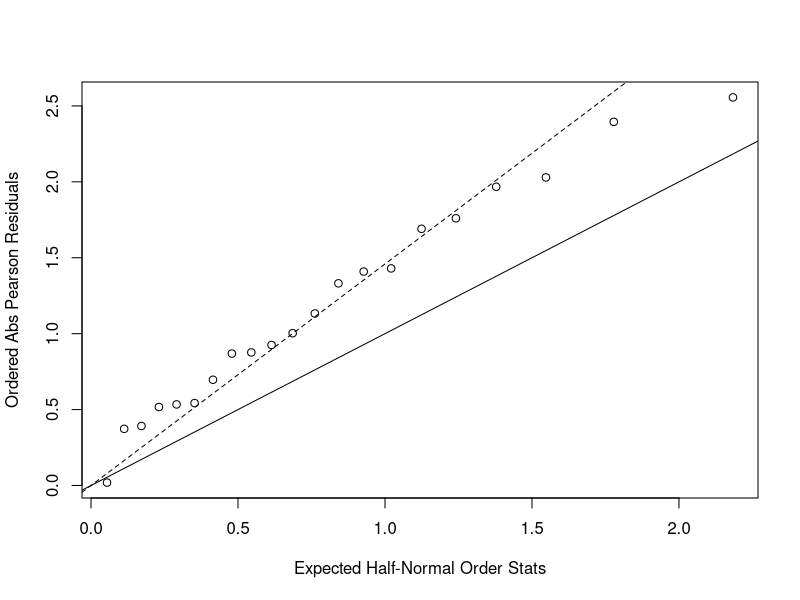

Reproduce this figure in R.
## ---- chunk 1

knitr::opts_chunk$set(echo = TRUE)

library(tidyverse)
library(viridis)
knitr::opts_chunk$set(
	echo = TRUE,
	warning = FALSE,
	fig.width = 8, 
  fig.height = 6,
  out.width = "90%"
)
options(
  ggplot2.continuous.colour = "viridis",
  ggplot2.continuous.fill = "viridis"
)
scale_colour_discrete = scale_colour_viridis_d
scale_fill_discrete = scale_fill_viridis_d
theme_set(theme_minimal() + theme(legend.position = "bottom"))
## ---- chunk 2
# help myself understand the data (retrospective data):

###############################################################################
#
#                       case(cancer+)         control(cancer-) 
#
# #exosed (alcohol80+)      96                        109             n1=205
# #unexposed (alc 80-)      104                       666             n0=770
#                           
#                           m1=200                    m0=775
#
#
################################################################################

cancer_data = tibble(
  age = rep(c(25, 35, 45, 55, 65, 75), 2),
  alcohol_consump = c(rep("0-79 g", 6), rep("80+ g", 6)),
  case = c(0, 5, 21, 34, 36, 8, 1, 4, 25, 42, 19, 5),
  control = c(106, 164, 138, 139, 88, 31, 9, 26, 29, 27, 18, 0)
)

cancer_data

m1_df = cancer_data %>% 
  group_by(alcohol_consump) %>%
  select(case) %>% 
  summarize(sum_case = sum(case))

m1 = sum(m1_df$sum_case)

m0_df = m1 = cancer_data %>% 
  group_by(alcohol_consump) %>%
  select(control) %>% 
  summarize(sum_cntrl = sum(control))

m0 = sum(m0_df$sum_cntrl)

# using table to calculate n1 and n0
n1 = 205
n0 = 770
# now I know what my table looks like!

# 
response = cbind(cancer_data$case, cancer_data$control)
response
## ---- chunk 3
# fitting a prospective model
logit_prosp = glm(response ~ cancer_data$alcohol_consump + cancer_data$age, family=binomial(link='logit'))
summary(logit_prosp)
## ---- chunk 4
# seed: 0 >> O. aegyptiaca 75, seed: 1 >> O. aegyptiaca 73
# root: 0 >> Bean, root: 1 >> cucumber

# making data df
germ_data = tibble (
  seed = c(rep(0, 11), rep(1, 10)),
  root = c(rep(0, 5), rep(1, 6), rep(0, 5), rep(1, 5)),
  y = c(c(10, 23, 23, 26, 17), c(5, 53, 55, 32, 46, 10), c(8, 10, 8, 23, 0), c(3, 22, 15, 32, 3)),
  m = c(c(39, 62, 81, 51, 39), c(6, 74, 72, 51, 79, 13), c(16, 30, 28, 45, 4), c(12, 41, 30, 51, 7))
) 

germ_data
germ_rate = cbind(germ_data$y, germ_data$m - germ_data$y)
germ_rate
## ---- chunk 5
germ_logit = glm(germ_rate ~ seed + root, family = binomial(link = 'logit'), data = germ_data)
summary(germ_logit)
## ---- chunk 6
# n = 21 (total number)
# p = 3 (seed and root)
# n - p = 18

G_0 = sum(residuals(germ_logit,type='pearson')^2) # pearson chisq statistics (G0)
phi_hat_G = G_0 / (21-3) # over dispersion parameter estimated using G_0
phi_hat_G

# phi_hat_D = germ_logit$deviance/(21-3)
# tilde.phi=germ_logit$deviance/germ_logit$df.residual his!
## ---- chunk 7
res=residuals(germ_logit,type='pearson')
plot(qnorm((21+1:21+0.5)/(2*21+1.125)),sort(abs(res)),xlab='Expected Half-Normal Order Stats',ylab='Ordered Abs Pearson Residuals')
abline(a=0,b=1)
abline(a=0,b=sqrt(phi_hat_G),lty=2)
## ---- chunk 8
summary(germ_logit, dispersion = phi_hat_G)
